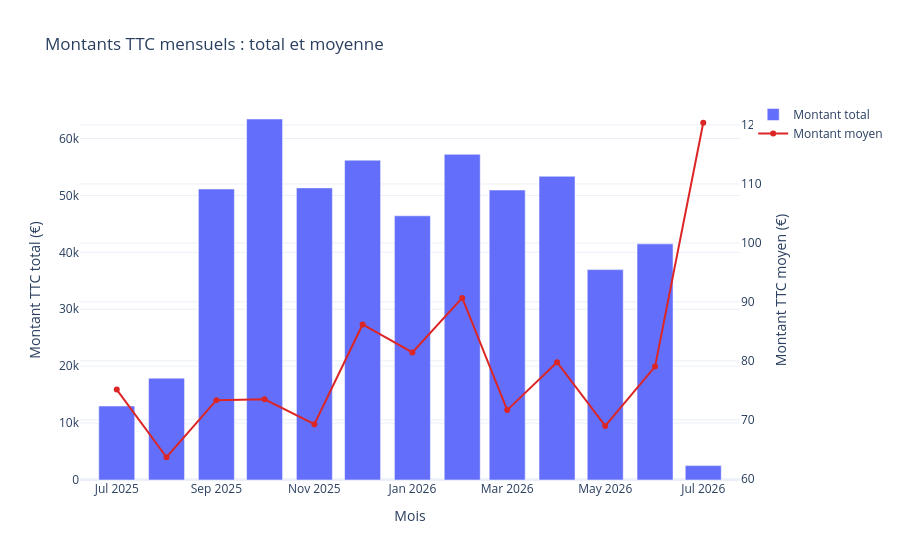

Notebook code for this chart:
### Markdown cell above
Note : Les mois de juillet 2025 et juillet 2026 sont partiels et ne doivent pas être comparés directement aux mois complets.

### Code cell
amount_temporal_figure = go.Figure()
amount_temporal_figure.add_trace(
    go.Bar(x=monthly["month"], y=monthly["montant_total"], name="Montant total")
)
amount_temporal_figure.add_trace(
    go.Scatter(
        x=monthly["month"],
        y=monthly["montant_moyen"],
        name="Montant moyen",
        yaxis="y2",
        mode="lines+markers",
        line={"color": "#DC2626"},
    )
)
amount_temporal_figure.update_layout(
    title="Montants TTC mensuels : total et moyenne",
    xaxis_title="Mois",
    yaxis={"title": "Montant TTC total (€)"},
    yaxis2={"title": "Montant TTC moyen (€)", "overlaying": "y", "side": "right"},
    hovermode="x unified",
)
amount_temporal_figure.show()

### Figure 1 — Plotly figure (JSON) as saved in the notebook; plotly's stock layout.template omitted (floating-point values rounded to 4 significant figures)
{"data": [{"name": "Montant total", "type": "bar", "x": ["2025-07-01T00:00:00.000000000", "2025-08-01T00:00:00.000000000", "2025-09-01T00:00:00.000000000", "2025-10-01T00:00:00.000000000", "2025-11-01T00:00:00.000000000", "2025-12-01T00:00:00.000000000", "2026-01-01T00:00:00.000000000", "2026-02-01T00:00:00.000000000", "2026-03-01T00:00:00.000000000", "2026-04-01T00:00:00.000000000", "2026-05-01T00:00:00.000000000", "2026-06-01T00:00:00.000000000", "2026-07-01T00:00:00.000000000"], "y": [13000.0, 17890.0, 51120.0, 63420.0, 51320.0, 56190.0, 46410.0, 57220.0, 50940.0, 53360.0, 36960.0, 41490.0, 2528.0]}, {"line": {"color": "#DC2626"}, "mode": "lines+markers", "name": "Montant moyen", "type": "scatter", "x": ["2025-07-01T00:00:00.000000000", "2025-08-01T00:00:00.000000000", "2025-09-01T00:00:00.000000000", "2025-10-01T00:00:00.000000000", "2025-11-01T00:00:00.000000000", "2025-12-01T00:00:00.000000000", "2026-01-01T00:00:00.000000000", "2026-02-01T00:00:00.000000000", "2026-03-01T00:00:00.000000000", "2026-04-01T00:00:00.000000000", "2026-05-01T00:00:00.000000000", "2026-06-01T00:00:00.000000000", "2026-07-01T00:00:00.000000000"], "y": [75.12, 63.65, 73.34, 73.49, 69.26, 86.18, 81.43, 90.68, 71.65, 79.76, 68.96, 79.02, 120.4], "yaxis": "y2"}], "layout": {"hovermode": "x unified", "title": {"text": "Montants TTC mensuels : total et moyenne"}, "xaxis": {"title": {"text": "Mois"}}, "yaxis": {"title": {"text": "Montant TTC total (€)"}}, "yaxis2": {"overlaying": "y", "side": "right", "title": {"text": "Montant TTC moyen (€)"}}}}
